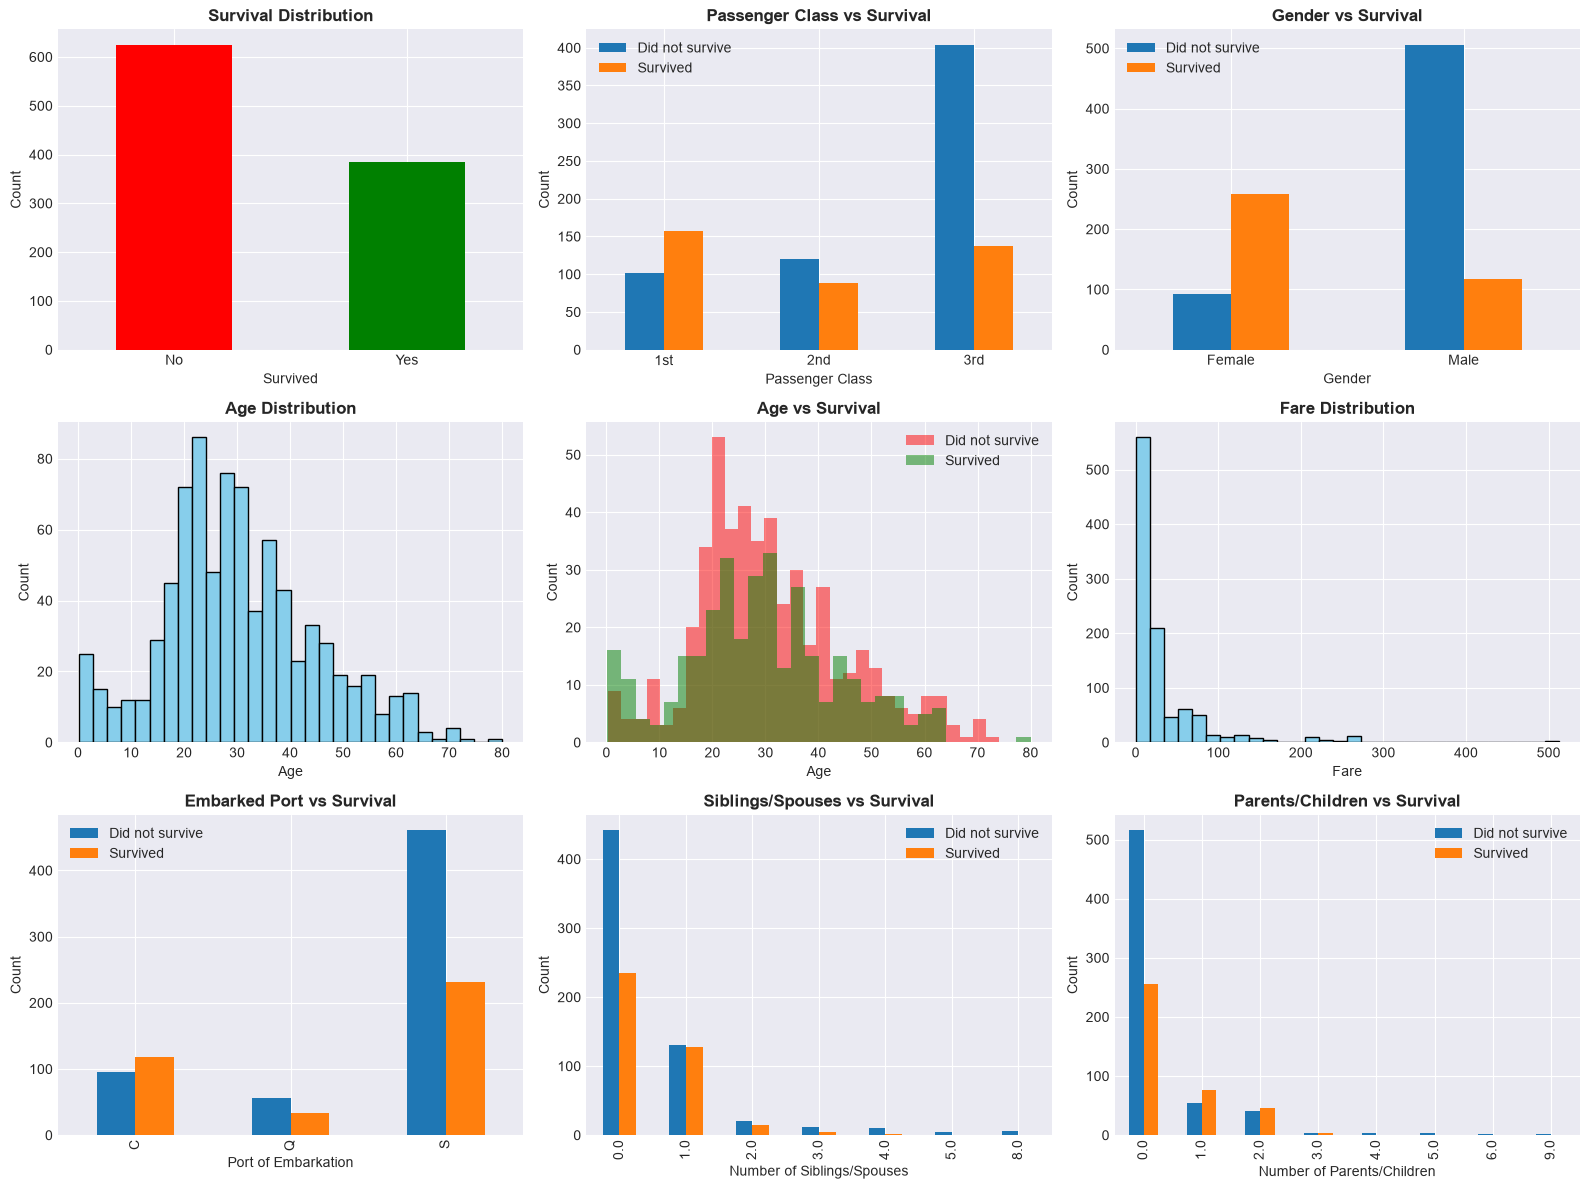

Write Python code to recreate this figure.
import pandas as pd
import numpy as np
import matplotlib
matplotlib.use("Agg")
import matplotlib.pyplot as plt
import seaborn as sns

# Load data
train = pd.read_csv("train.csv")
test = pd.read_csv("test.csv")

# Make column names consistent with the files in this folder
train.columns = [col.strip().lower() for col in train.columns]
test.columns = [col.strip().lower() for col in test.columns]

# ============= BASIC INFO =============
print("=" * 50)
print("DATASET OVERVIEW")
print("=" * 50)
print(f"Train shape: {train.shape}")
print(f"Test shape: {test.shape}\n")

print("First few rows:")
print(train.head())

print("\nDataset Info:")
print(train.info())

# ============= MISSING VALUES =============
print("\n" + "=" * 50)
print("MISSING VALUES")
print("=" * 50)
missing = train.isnull().sum()
missing_pct = (train.isnull().sum() / len(train)) * 100
missing_df = pd.DataFrame({
    'Missing_Count': missing,
    'Percentage': missing_pct
})
print(missing_df[missing_df['Missing_Count'] > 0])

# ============= STATISTICAL SUMMARY =============
print("\n" + "=" * 50)
print("STATISTICAL SUMMARY")
print("=" * 50)
print(train.describe())

# ============= SURVIVAL DISTRIBUTION =============
print("\n" + "=" * 50)
print("SURVIVAL STATISTICS")
print("=" * 50)
print(train['survived'].value_counts())
print(f"Survival rate: {train['survived'].mean():.2%}")

# ============= VISUALIZATIONS =============
plt.style.use('seaborn-v0_8-darkgrid')
fig = plt.figure(figsize=(16, 12))

# 1. Survival Distribution
ax1 = plt.subplot(3, 3, 1)
train['survived'].value_counts().plot(kind='bar', ax=ax1, color=['red', 'green'])
ax1.set_title('Survival Distribution', fontsize=12, fontweight='bold')
ax1.set_xlabel('Survived')
ax1.set_ylabel('Count')
ax1.set_xticklabels(['No', 'Yes'], rotation=0)

# 2. Passenger Class vs Survival
ax2 = plt.subplot(3, 3, 2)
pd.crosstab(train['pclass'], train['survived']).plot(kind='bar', ax=ax2)
ax2.set_title('Passenger Class vs Survival', fontsize=12, fontweight='bold')
ax2.set_xlabel('Passenger Class')
ax2.set_ylabel('Count')
ax2.set_xticklabels(['1st', '2nd', '3rd'], rotation=0)
ax2.legend(['Did not survive', 'Survived'])

# 3. Gender vs Survival
ax3 = plt.subplot(3, 3, 3)
pd.crosstab(train['sex'], train['survived']).plot(kind='bar', ax=ax3)
ax3.set_title('Gender vs Survival', fontsize=12, fontweight='bold')
ax3.set_xlabel('Gender')
ax3.set_ylabel('Count')
ax3.set_xticklabels(['Female', 'Male'], rotation=0)
ax3.legend(['Did not survive', 'Survived'])

# 4. Age Distribution
ax4 = plt.subplot(3, 3, 4)
train['age'].hist(bins=30, ax=ax4, color='skyblue', edgecolor='black')
ax4.set_title('Age Distribution', fontsize=12, fontweight='bold')
ax4.set_xlabel('Age')
ax4.set_ylabel('Count')

# 5. Age vs Survival
ax5 = plt.subplot(3, 3, 5)
train[train['survived'] == 0]['age'].hist(bins=30, ax=ax5, alpha=0.5, label='Did not survive', color='red')
train[train['survived'] == 1]['age'].hist(bins=30, ax=ax5, alpha=0.5, label='Survived', color='green')
ax5.set_title('Age vs Survival', fontsize=12, fontweight='bold')
ax5.set_xlabel('Age')
ax5.set_ylabel('Count')
ax5.legend()

# 6. Fare Distribution
ax6 = plt.subplot(3, 3, 6)
train['fare'].hist(bins=30, ax=ax6, color='skyblue', edgecolor='black')
ax6.set_title('Fare Distribution', fontsize=12, fontweight='bold')
ax6.set_xlabel('Fare')
ax6.set_ylabel('Count')

# 7. Embarked Port vs Survival
ax7 = plt.subplot(3, 3, 7)
pd.crosstab(train['embarked'], train['survived']).plot(kind='bar', ax=ax7)
ax7.set_title('Embarked Port vs Survival', fontsize=12, fontweight='bold')
ax7.set_xlabel('Port of Embarkation')
ax7.set_ylabel('Count')
ax7.legend(['Did not survive', 'Survived'])

# 8. SibSp vs Survival
ax8 = plt.subplot(3, 3, 8)
pd.crosstab(train['sibsp'], train['survived']).plot(kind='bar', ax=ax8)
ax8.set_title('Siblings/Spouses vs Survival', fontsize=12, fontweight='bold')
ax8.set_xlabel('Number of Siblings/Spouses')
ax8.set_ylabel('Count')
ax8.legend(['Did not survive', 'Survived'])

# 9. Parch vs Survival
ax9 = plt.subplot(3, 3, 9)
pd.crosstab(train['parch'], train['survived']).plot(kind='bar', ax=ax9)
ax9.set_title('Parents/Children vs Survival', fontsize=12, fontweight='bold')
ax9.set_xlabel('Number of Parents/Children')
ax9.set_ylabel('Count')
ax9.legend(['Did not survive', 'Survived'])

plt.tight_layout()
plt.savefig('titanic_eda.png', dpi=100, bbox_inches='tight')
print("\nOK: Visualizations saved as 'titanic_eda.png'")
plt.show()

# ============= CORRELATION ANALYSIS =============
print("\n" + "=" * 50)
print("FEATURE CORRELATIONS WITH SURVIVAL")
print("=" * 50)

# Prepare data for correlation (numeric only)
numeric_train = train.select_dtypes(include=[np.number]).copy()
correlations = numeric_train.corr()['survived'].sort_values(ascending=False)
print(correlations)

# Correlation heatmap
plt.figure(figsize=(10, 8))
sns.heatmap(numeric_train.corr(), annot=True, fmt='.2f', cmap='coolwarm', center=0)
plt.title('Feature Correlation Heatmap', fontsize=14, fontweight='bold')
plt.tight_layout()
plt.savefig('titanic_correlation.png', dpi=100, bbox_inches='tight')
print("\nOK: Correlation heatmap saved as 'titanic_correlation.png'")
plt.show()

# ============= KEY INSIGHTS =============
print("\n" + "=" * 50)
print("KEY INSIGHTS")
print("=" * 50)
print(f"1. Survival rate by class:")
print(train.groupby('pclass')['survived'].mean())
print(f"\n2. Survival rate by gender:")
print(train.groupby('sex')['survived'].mean())
print(f"\n3. Average age by survival:")
print(train.groupby('survived')['age'].mean())
print(f"\n4. Average fare by survival:")
print(train.groupby('survived')['fare'].mean())
